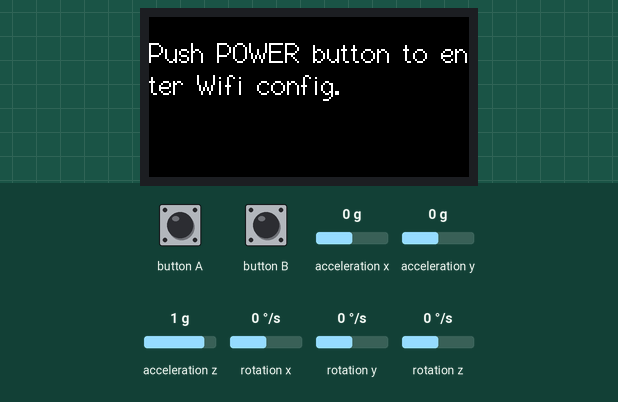
The sketch below on a simulated ESP32. Parts: 160×80 colour display. Inputs (shaded band) come from the test bench; at power-on: acceleration y 0 g, acceleration x 0 g, acceleration z 1 g, rotation x 0 °/s, rotation y 0 °/s, rotation z 0 °/s. WiFi joins after 1.5 s; servers stay silent unless stated; uploads are accepted with an empty reply; what the sketch prints to the serial monitor is not drawn.

Above: at 0.4 s.
At 5.0 s:
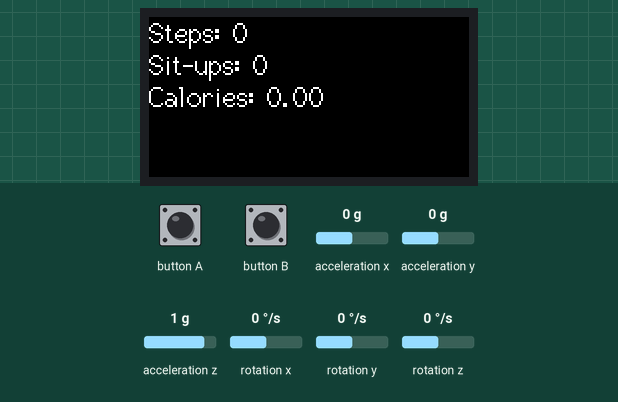
5.1 s: acceleration y set to 0.8 g
At 7.3 s:
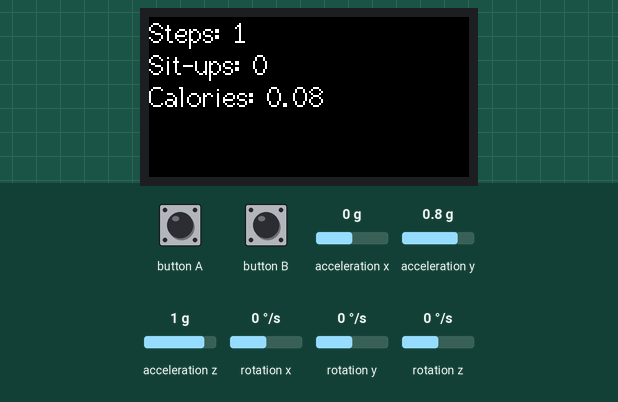
Timing chart, 0 to 8.8 s (numbered marks = the images above; inputs shaded):
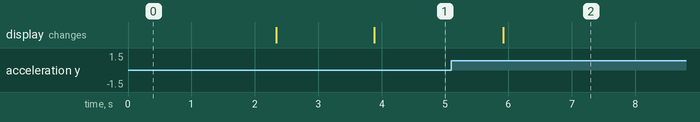

The sketch:

ubi_sports-sensing-device.ino
```cpp
#include <M5StickC.h>
#include <WiFiManager.h>
#include <WiFiClientSecure.h>
#include <base64.h>

const int httpsPort = 443;

const char* host = "example.com";
const char* wpUsername = "your_wordpress_username";
const char* wpAppPassword = "your_generated_app_password";

WiFiManager wifiManager;
WiFiClientSecure client;

float bodyWeight = 70.0;
int stepCount = 0;
int sitUpCount = 0;
float caloriesBurned = 0;
float previousAy = 0;
float previousAz = 0;
bool dataChanged = false;

unsigned long lastCheckTime = 0;
const int CHECK_INTERVAL = 10000;
String lastPostedStatus;

const int MAX_RETRIES = 3;

void showMessage(String msg) {
  M5.Lcd.setRotation(1);
  M5.Lcd.setCursor(0, 10, 2);
  M5.Lcd.fillScreen(BLACK);
  M5.Lcd.println(msg);
}

void configModeCallback (WiFiManager *myWiFiManager) {
  Serial.println("Entered config mode");
  Serial.println(WiFi.softAPIP());
  Serial.println(myWiFiManager->getConfigPortalSSID());
  showMessage("Please connect to this AP\nto config WiFi\nSSID: " + myWiFiManager->getConfigPortalSSID());
}

void setupWiFi() {
  wifiManager.setAPCallback(configModeCallback);
  bool doManualConfig = false;
  showMessage("Push POWER button to enter Wifi config.");
  for(int i=0 ; i<200 ; i++) {
    M5.update();
    if (M5.BtnB.wasPressed()) {
      doManualConfig = true;
      break;
    }
    delay(10);
  }

  if (doManualConfig) {
    Serial.println("wifiManager.startConfigPortal()");
    if (!wifiManager.startConfigPortal()) {
      Serial.println("startConfigPortal() connect failed!");
      showMessage("Wi-Fi failed.");
      return;
    }
  } else {
    showMessage("Wi-Fi connecting...");
    Serial.println("wifiManager.autoConnect()");
    if (!wifiManager.autoConnect()) {
      Serial.println("autoConnect() connect failed!");
      showMessage("Wi-Fi failed.");
      return;
    }
  }

  String IPaddress = WiFi.localIP().toString();
  showMessage("Wi-Fi connected.\nIP Address: " + IPaddress);
}

void postToWordPress(String status) {
  if (!client.connect(host, httpsPort)) {
    Serial.println("Connection to WordPress failed!");
    return;
  }

  String postData = "title=M5StickC Activity&content=" + status + "&status=publish";
  client.println("POST /wp-json/wp/v2/posts HTTP/1.1");
  client.println("Host: " + String(host));
  client.println("User-Agent: M5StickC");
  String basicAuthCredentials = wpUsername + String(":") + wpAppPassword;
  client.println("Authorization: Basic " + base64::encode(basicAuthCredentials));
  client.println("Content-Type: application/x-www-form-urlencoded");
  client.print("Content-Length: ");
  client.println(postData.length());
  client.println();
  client.println(postData);

  // Read the full response from WordPress for debugging
  while (client.connected()) {
    String line = client.readStringUntil('\n');
    if (line == "\r") {
        break;
    }
    Serial.println(line);
  }
}

void setup() {
  M5.begin();
  M5.Lcd.begin();
  M5.Lcd.setRotation(1);
  M5.IMU.Init();

  Serial.begin(9600);
  client.setInsecure();

  setupWiFi();
}

void loop() {
  float ax, ay, az, gx, gy, gz;
  M5.IMU.getAccelData(&ax, &ay, &az);
  M5.IMU.getGyroData(&gx, &gy, &gz);

  if (ay > 0.5 && previousAy < 0.5) {
    stepCount++;
    caloriesBurned += (0.035 * bodyWeight / 30);
    dataChanged = true;
  }

  if (az > 0.5 && previousAz < 0.5 && gy > 0.5) {
    sitUpCount++;
    caloriesBurned += 0.8;
    dataChanged = true;
  }

  previousAy = ay;
  previousAz = az;

  M5.Lcd.fillScreen(BLACK);
  M5.Lcd.setTextSize(1);
  M5.Lcd.setCursor(0, 0);
  M5.Lcd.println("Steps: " + String(stepCount));
  M5.Lcd.println("Sit-ups: " + String(sitUpCount));
  M5.Lcd.println("Calories: " + String(caloriesBurned, 2));

  if (millis() - lastCheckTime >= CHECK_INTERVAL) {
    lastCheckTime = millis();

    String currentStatus = "Steps: " + String(stepCount) + ", Sit-ups: " + String(sitUpCount) + ", Calories: " + String(caloriesBurned, 2);

    if (currentStatus != lastPostedStatus) {
      postToWordPress(currentStatus);
      lastPostedStatus = currentStatus;
    }
  }

  delay(1000);
}
```

Measured:
- after the input at 5.1 s, the display: changes after 0.82 s (image 2)
